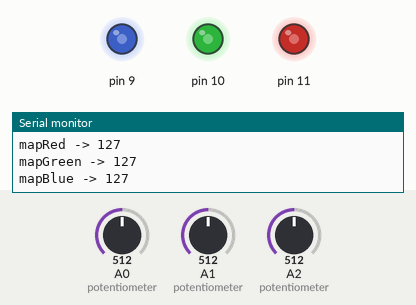
Simulated run of this sketch. Board: Arduino Uno, built with avr-gcc and run on an emulated ATmega328P. Shown: output pins drawn as LEDs (lit = HIGH), the last lines printed to the serial monitor. The test bench sets the inputs (shaded band); at power-on: A0 (potentiometer) = 512, A1 (potentiometer) = 512, A2 (potentiometer) = 512.

Above: at 1.3 s.
1.4 s: A0 (potentiometer) set to 716
At 2.4 s:
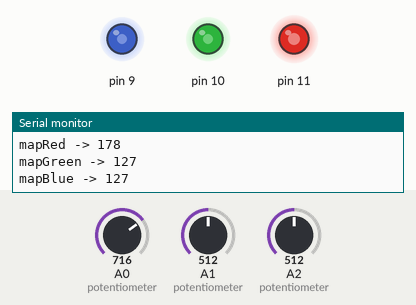
3.1 s: A1 (potentiometer) set to 716
At 4.4 s:
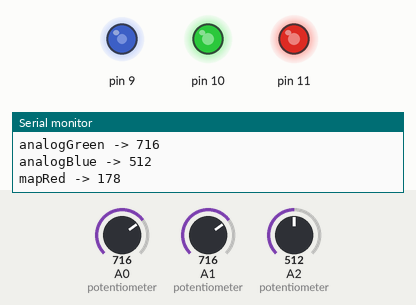
4.7 s: A2 (potentiometer) set to 716
At 5.5 s:
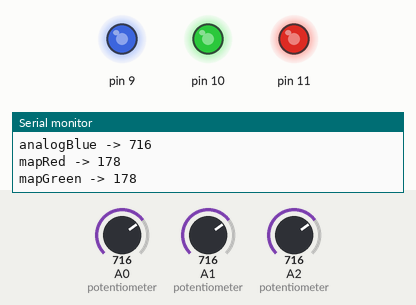
6.4 s: A0 (potentiometer) set to 900
At 7.7 s:
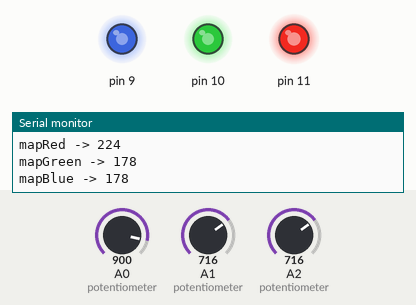
8.0 s: A1 (potentiometer) set to 900
At 8.7 s:
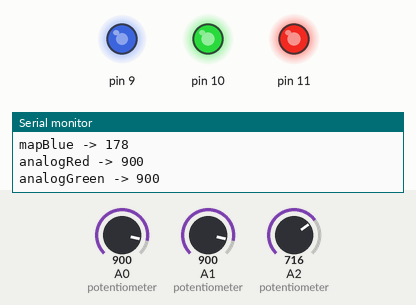
9.6 s: A2 (potentiometer) set to 900
At 10.8 s:
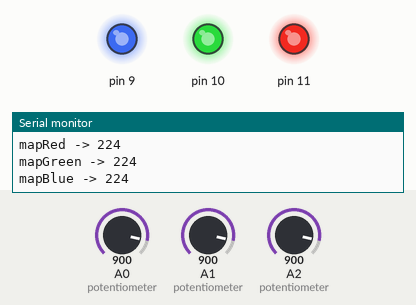
Timing chart, 0 to 12.2 s (numbered marks = the images above; inputs shaded):
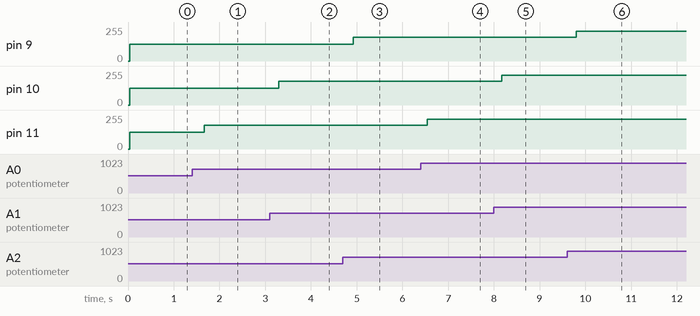

The sketch:

sketch.ino
```cpp
void setup() {
  // put your setup code here, to run once:
  for (int i = 9; i <= 11; i++)
    pinMode(i, OUTPUT);

    Serial.begin(9600);
}

void loop() {
  int analogRed = analogRead(A0);
  int analogGreen=analogRead(A1);
  int analogBlue=analogRead(A2);

  Serial.print("analogRed -> ");
  Serial.println(analogRed);
  Serial.print("analogGreen -> ");
  Serial.println(analogGreen);
  Serial.print("analogBlue -> ");
  Serial.println(analogBlue);

  int mapRed = map(analogRed,0,1023,0,255);
  int mapGreen = map(analogGreen,0,1023,0,255);
  int mapBlue = map(analogBlue,0,1023,0,255);

  Serial.print("mapRed -> ");
  Serial.println(mapRed);
  Serial.print("mapGreen -> ");
  Serial.println(mapGreen);
  Serial.print("mapBlue -> ");
  Serial.println(mapBlue);

  analogWrite(11,mapRed);
  analogWrite(10,mapGreen);
  analogWrite(9,mapBlue);

delay(500);

}
```

Measured:
- after the input at 1.4 s, pin 11: 127/255 → 178/255 after 0.27 s
- after the input at 3.1 s, pin 10: 127/255 → 178/255 after 0.19 s
- after the input at 4.7 s, pin 9: 127/255 → 178/255 after 0.22 s
- after the input at 6.4 s, pin 11: 178/255 → 224/255 after 0.15 s
- after the input at 8.0 s, pin 10: 178/255 → 224/255 after 0.17 s
- after the input at 9.6 s, pin 9: 178/255 → 224/255 after 0.20 s
